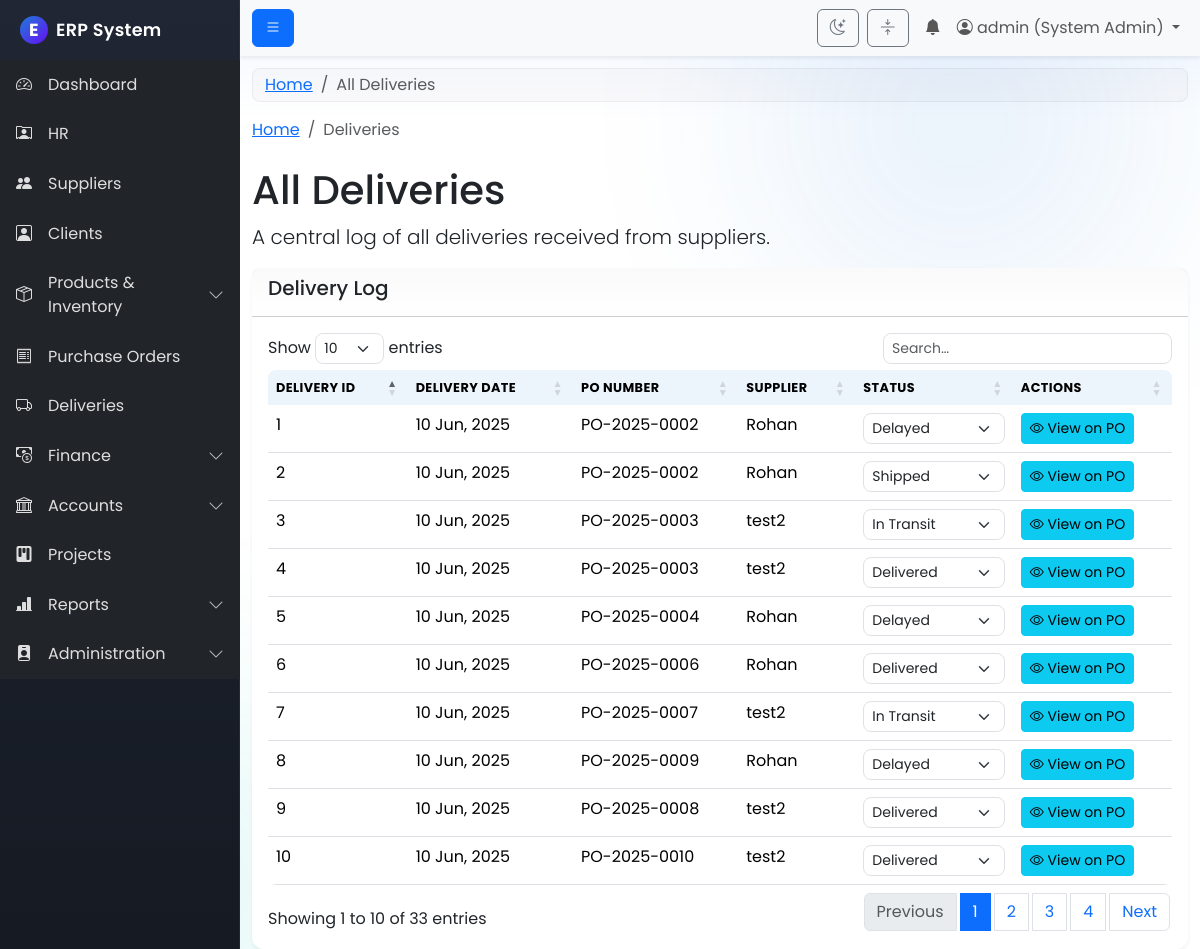
Screenshot of /modules/deliveries/view_deliveries.php (signed in) with the database file from the repository.
### tables this page shows
CREATE TABLE `deliveries` (
  `id` int(11) NOT NULL,
  `po_id` int(11) NOT NULL,
  `delivery_date` date NOT NULL,
  `status` varchar(50) NOT NULL DEFAULT 'Delivered',
  `notes` text DEFAULT NULL,
  `grn_file_path` varchar(255) DEFAULT NULL,
  `created_at` timestamp NOT NULL DEFAULT current_timestamp()
);

CREATE TABLE `purchase_orders` (
  `id` int(11) NOT NULL,
  `po_number` varchar(50) NOT NULL,
  `supplier_id` int(11) NOT NULL,
  `budget_id` int(11) DEFAULT NULL,
  `order_date` date NOT NULL,
  `expected_delivery_date` date DEFAULT NULL,
  `total_amount` decimal(10,2) NOT NULL DEFAULT 0.00,
  `status` varchar(50) NOT NULL DEFAULT 'Pending',
  `created_at` timestamp NOT NULL DEFAULT current_timestamp()
);

CREATE TABLE `suppliers` (
  `id` int(11) NOT NULL,
  `supplier_name` varchar(255) NOT NULL,
  `address` text DEFAULT NULL,
  `tax_id` varchar(100) DEFAULT NULL,
  `username` varchar(100) DEFAULT NULL,
  `password` varchar(255) DEFAULT NULL,
  `is_active` tinyint(1) NOT NULL DEFAULT 1,
  `bank_name` varchar(255) DEFAULT NULL,
  `bank_account_number` varchar(100) DEFAULT NULL,
  `bank_branch_code` varchar(50) DEFAULT NULL,
  `created_at` timestamp NOT NULL DEFAULT current_timestamp(),
  `updated_at` timestamp NOT NULL DEFAULT current_timestamp() ON UPDATE current_timestamp(),
  `rating_delivery_time` decimal(2,1) DEFAULT NULL,
  `rating_quality` decimal(2,1) DEFAULT NULL,
  `rating_communication` decimal(2,1) DEFAULT NULL,
  `on_time_delivery_rate` decimal(5,2) DEFAULT NULL
);

### includes/permissions.php (called while the page is built, shortened)
<?php
function has_permission($required_permissions) {
    if ($_SESSION['role_name'] == 'System Admin') {
        return true;
    }
    return false;
}
?>

### modules/deliveries/view_deliveries.php (the view, shortened to what this page needs)
<?php
$page_title = "All Deliveries";
include('../../includes/header.php');
$conn = connect_db();
$sql = "SELECT
            d.id as delivery_id, d.delivery_date, d.status as delivery_status,
            po.po_number, po.id as po_id, s.supplier_name
        FROM deliveries d
        JOIN purchase_orders po ON d.po_id = po.id
        JOIN suppliers s ON po.supplier_id = s.id
        ORDER BY d.delivery_date DESC";
$result = $conn->query($sql);
$can_update_status = has_permission('delivery_status_update');
$delivery_statuses = ['Shipped', 'In Transit', 'Delivered', 'Delayed'];
?>
<nav aria-label="breadcrumb">
  <ol class="breadcrumb">
    <li class="breadcrumb-item"><a href="/erp_project/dashboard.php">Home</a></li>
    <li class="breadcrumb-item active" aria-current="page">Deliveries</li>
  </ol>
</nav>
<h1 class="mt-4"><?php echo $page_title; ?></h1>
<p class="lead">A central log of all deliveries received from suppliers.</p>
<div class="card">
    <div class="card-header"><h5>Delivery Log</h5></div>
    <div class="card-body">
        <div class="table-responsive">
            <table class="table table-hover data-table">
                <thead>
                    <tr>
                        <th>Delivery ID</th><th>Delivery Date</th><th>PO Number</th><th>Supplier</th><th>Status</th><th>Actions</th>
                    </tr>
                </thead>
                <tbody>
                    <?php if ($result && $result->num_rows > 0): ?>
                        <?php while($row = $result->fetch_assoc()): ?>
                            <tr>
                                <td><?php echo $row['delivery_id']; ?></td>
                                <td><?php echo date("d M, Y", strtotime($row['delivery_date'])); ?></td>
                                <td><?php echo htmlspecialchars($row['po_number']); ?></td>
                                <td><?php echo htmlspecialchars($row['supplier_name']); ?></td>
                                <td>
                                    <?php if ($can_update_status): ?>
                                        <div class="d-flex align-items-center">
                                            <select class="form-select form-select-sm delivery-status-select" data-delivery-id="<?php echo $row['delivery_id']; ?>">
                                                <?php foreach($delivery_statuses as $status):
                                                    $selected = ($status == $row['delivery_status']) ? 'selected' : '';
                                                ?>
                                                    <option value="<?php echo $status; ?>" <?php echo $selected; ?>><?php echo $status; ?></option>
                                                <?php endforeach; ?>
                                            </select>
                                        </div>
                                    <?php else: ?>
                                        <span class="badge bg-success"><?php echo htmlspecialchars($row['delivery_status']); ?></span>
                                    <?php endif; ?>
                                </td>
                                <td>
                                    <a href="/erp_project/modules/purchase_orders/view_po_details.php?id=<?php echo $row['po_id']; ?>" class="btn btn-sm btn-info"><i class="bi bi-eye"></i> View on PO</a>
                                </td>
                            </tr>
                        <?php endwhile; ?>
                    <?php else: ?>
                        <tr><td colspan="6" class="text-center text-muted">No deliveries have been recorded yet.</td></tr>
                    <?php endif; ?>
                </tbody>
            </table>
        </div>
    </div>
</div>
<?php
include('../../includes/footer.php');
?>

### assets/css/style.css (style rules this page uses)
:root { --erp-sidebar-width: 15rem; --erp-brand-primary: #1e7bd9; --erp-brand-secondary: #6c757d; --erp-brand-accent: #00c4b3; --erp-shadow-sm: 0 0.125rem 0.25rem rgba(0,0,0,.06); --erp-shadow-md: 0 0.5rem 1rem rgba(0,0,0,.12); --gradient-blue: linear-gradient(135deg, #667eea 0%, #764ba2 100%); --gradient-orange: linear-gradient(135deg, #f093fb 0%, #f5576c 100%); --gradient-green: linear-gradient(135deg, #4facfe 0%, #00f2fe 100%); --gradient-purple: linear-gradient(135deg, #a8edea 0%, #fed6e3 100%); }
body { font-family: 'Poppins', sans-serif; background: var(--bs-body-bg); color: var(--bs-body-color); }
.fade-in { animation: fadeIn 0.5s ease-out forwards; }
.card { border: 0; border-radius: .75rem; box-shadow: var(--erp-shadow-sm); transition: transform .2s ease, box-shadow .2s ease; }
.table { border-radius: .5rem; overflow: hidden; }
.table thead th { background: rgba(30,123,217,.08); border-bottom: 0; }
.form-control, .form-select { border-radius: .5rem; }
.btn { transition: transform .05s ease, box-shadow .2s ease; }
body::before, body::after { content: ""; position: fixed; z-index: -1; width: 60vmax; height: 60vmax; border-radius: 50%; filter: blur(80px); opacity: .12; pointer-events: none; }
body::before { top: -20vmax; right: -10vmax; background: radial-gradient(ellipse at center, var(--erp-brand-primary) 0%, transparent 60%); }
body::after { bottom: -25vmax; left: -15vmax; background: radial-gradient(ellipse at center, var(--erp-brand-accent) 0%, transparent 60%); }
.btn { position: relative; overflow: hidden; }
.table thead th { text-transform: uppercase; letter-spacing: .4px; font-size: .8rem; }
.card > .card-header { background: linear-gradient(180deg, rgba(0,0,0,.02), transparent); font-weight: 600; }
.table thead th { background: rgba(30,123,217,.08); }

### rows the page displays
deliveries: id "2", delivery_date "10 Jun, 2025", po.po_number "PO-2025-0002", suppliers.supplier_name "Rohan", id "Shipped"
deliveries: id "3", delivery_date "10 Jun, 2025", po.po_number "PO-2025-0003", suppliers.supplier_name "test2", id "In Transit"
deliveries: id "4", delivery_date "10 Jun, 2025", po.po_number "PO-2025-0003", suppliers.supplier_name "test2", id "Delivered"
deliveries: id "5", delivery_date "10 Jun, 2025", po.po_number "PO-2025-0004", suppliers.supplier_name "Rohan", id "Delayed"
deliveries: id "6", delivery_date "10 Jun, 2025", po.po_number "PO-2025-0006", suppliers.supplier_name "Rohan", id "Delivered"
deliveries: id "7", delivery_date "10 Jun, 2025", po.po_number "PO-2025-0007", suppliers.supplier_name "test2", id "In Transit"
deliveries: id "8", delivery_date "10 Jun, 2025", po.po_number "PO-2025-0009", suppliers.supplier_name "Rohan", id "Delayed"
deliveries: id "9", delivery_date "10 Jun, 2025", po.po_number "PO-2025-0008", suppliers.supplier_name "test2", id "Delivered"
deliveries: id "10", delivery_date "10 Jun, 2025", po.po_number "PO-2025-0010", suppliers.supplier_name "test2", id "Delivered"
deliveries: id "1", delivery_date "10 Jun, 2025", po.po_number "PO-2025-0002", suppliers.supplier_name "Rohan", id "Delayed"

### other values shown
$_SESSION['username'] "admin"
$_SESSION['role_name'] "System Admin"
$page_title "All Deliveries"
